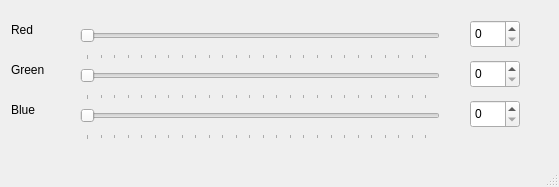
<?xml version="1.0" encoding="UTF-8"?>
<ui version="4.0">
 <class>MainWindow</class>
 <widget class="QMainWindow" name="MainWindow">
  <property name="geometry">
   <rect>
    <x>0</x>
    <y>0</y>
    <width>559</width>
    <height>187</height>
   </rect>
  </property>
  <property name="sizePolicy">
   <sizepolicy hsizetype="Expanding" vsizetype="Expanding">
    <horstretch>0</horstretch>
    <verstretch>0</verstretch>
   </sizepolicy>
  </property>
  <property name="minimumSize">
   <size>
    <width>559</width>
    <height>187</height>
   </size>
  </property>
  <property name="maximumSize">
   <size>
    <width>559</width>
    <height>187</height>
   </size>
  </property>
  <property name="windowTitle">
   <string>RGB Picker Demo</string>
  </property>
  <widget class="QWidget" name="centralwidget">
   <widget class="QSlider" name="sliderRedValue">
    <property name="geometry">
     <rect>
      <x>80</x>
      <y>20</y>
      <width>360</width>
      <height>40</height>
     </rect>
    </property>
    <property name="maximum">
     <number>255</number>
    </property>
    <property name="orientation">
     <enum>Qt::Horizontal</enum>
    </property>
    <property name="tickPosition">
     <enum>QSlider::TicksBelow</enum>
    </property>
   </widget>
   <widget class="QSlider" name="sliderGreenValue">
    <property name="geometry">
     <rect>
      <x>80</x>
      <y>60</y>
      <width>360</width>
      <height>40</height>
     </rect>
    </property>
    <property name="maximum">
     <number>255</number>
    </property>
    <property name="orientation">
     <enum>Qt::Horizontal</enum>
    </property>
    <property name="tickPosition">
     <enum>QSlider::TicksBelow</enum>
    </property>
   </widget>
   <widget class="QSlider" name="sliderBlueValue">
    <property name="geometry">
     <rect>
      <x>80</x>
      <y>100</y>
      <width>360</width>
      <height>40</height>
     </rect>
    </property>
    <property name="maximum">
     <number>255</number>
    </property>
    <property name="orientation">
     <enum>Qt::Horizontal</enum>
    </property>
    <property name="tickPosition">
     <enum>QSlider::TicksBelow</enum>
    </property>
   </widget>
   <widget class="QLabel" name="label">
    <property name="geometry">
     <rect>
      <x>11</x>
      <y>10</y>
      <width>27</width>
      <height>40</height>
     </rect>
    </property>
    <property name="text">
     <string>Red</string>
    </property>
   </widget>
   <widget class="QLabel" name="label_2">
    <property name="geometry">
     <rect>
      <x>11</x>
      <y>50</y>
      <width>41</width>
      <height>40</height>
     </rect>
    </property>
    <property name="text">
     <string>Green</string>
    </property>
   </widget>
   <widget class="QLabel" name="label_3">
    <property name="geometry">
     <rect>
      <x>11</x>
      <y>90</y>
      <width>31</width>
      <height>40</height>
     </rect>
    </property>
    <property name="text">
     <string>Blue</string>
    </property>
   </widget>
   <widget class="QSpinBox" name="spinRedValue">
    <property name="geometry">
     <rect>
      <x>470</x>
      <y>20</y>
      <width>50</width>
      <height>28</height>
     </rect>
    </property>
    <property name="maximum">
     <number>255</number>
    </property>
   </widget>
   <widget class="QSpinBox" name="spinGreenValue">
    <property name="geometry">
     <rect>
      <x>470</x>
      <y>60</y>
      <width>50</width>
      <height>28</height>
     </rect>
    </property>
    <property name="maximum">
     <number>255</number>
    </property>
   </widget>
   <widget class="QSpinBox" name="spinBlueValue">
    <property name="geometry">
     <rect>
      <x>470</x>
      <y>100</y>
      <width>50</width>
      <height>28</height>
     </rect>
    </property>
    <property name="maximum">
     <number>255</number>
    </property>
   </widget>
  </widget>
  <widget class="QMenuBar" name="menubar">
   <property name="geometry">
    <rect>
     <x>0</x>
     <y>0</y>
     <width>559</width>
     <height>24</height>
    </rect>
   </property>
  </widget>
  <widget class="QStatusBar" name="statusbar"/>
 </widget>
 <resources/>
 <connections>
  <connection>
   <sender>sliderRedValue</sender>
   <signal>valueChanged(int)</signal>
   <receiver>spinRedValue</receiver>
   <slot>setValue(int)</slot>
   <hints>
    <hint type="sourcelabel">
     <x>216</x>
     <y>62</y>
    </hint>
    <hint type="destinationlabel">
     <x>484</x>
     <y>63</y>
    </hint>
   </hints>
  </connection>
  <connection>
   <sender>sliderGreenValue</sender>
   <signal>valueChanged(int)</signal>
   <receiver>spinGreenValue</receiver>
   <slot>setValue(int)</slot>
   <hints>
    <hint type="sourcelabel">
     <x>373</x>
     <y>96</y>
    </hint>
    <hint type="destinationlabel">
     <x>499</x>
     <y>107</y>
    </hint>
   </hints>
  </connection>
  <connection>
   <sender>sliderBlueValue</sender>
   <signal>valueChanged(int)</signal>
   <receiver>spinBlueValue</receiver>
   <slot>setValue(int)</slot>
   <hints>
    <hint type="sourcelabel">
     <x>231</x>
     <y>138</y>
    </hint>
    <hint type="destinationlabel">
     <x>489</x>
     <y>142</y>
    </hint>
   </hints>
  </connection>
 </connections>
</ui>
